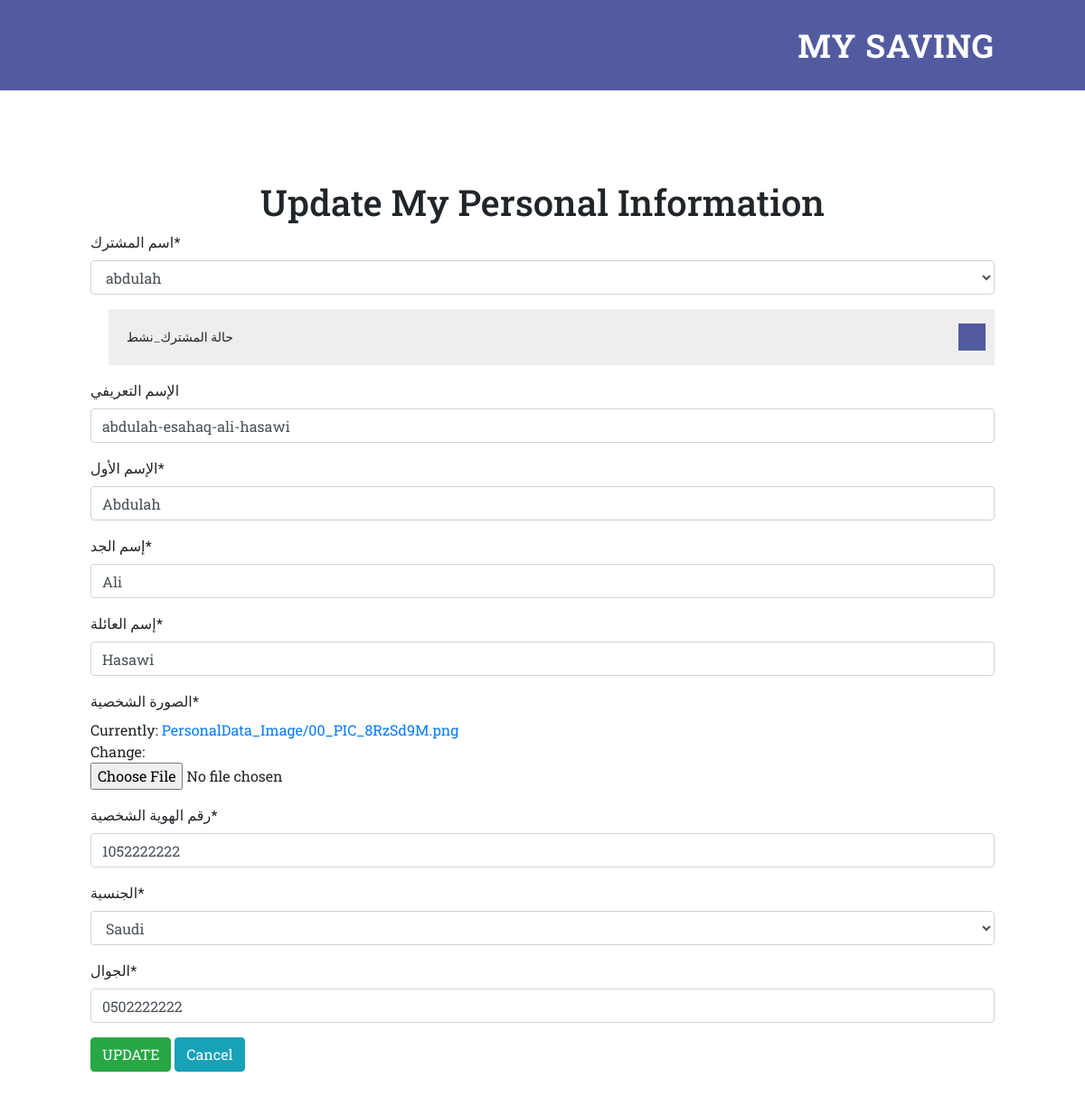
Screenshot of /accounts/my_personal_update/2/ with the database file from the repository.
### accounts/models.py (models this page shows, shortened)
class PersonalData_MODEL(models.Model):
    SAUDI    = 'SA'
    BAHRAIN  = 'BA'
    OMAN     = 'OM'
    QATAR    = 'QA'
    KUWAIT   = 'KU'
    EMIRATES = 'EM'
    YEMEN    = 'YE'
    NATIONALITY_CHOICES = [
        (SAUDI,    'Saudi'),
        (BAHRAIN,  'Bahrain'),
        (OMAN,     'Oman'),
        (QATAR,    'Qatar'),
        (KUWAIT,   'Kuwait'),
        (EMIRATES, 'Emirates'),
        (YEMEN,    'Yemen'),
]
    PER_User                   = models.OneToOneField(User                         , on_delete=models.CASCADE                 , verbose_name="اسم المشترك")
    PER_Avialable              = models.BooleanField(default=True                  , db_index=True , blank=False , null=False , verbose_name="حالة المشترك_نشط")
    FER_Slug                   = models.SlugField(unique=False                     , db_index=True , blank=True  , null=False , verbose_name="الإسم التعريفي")
    PER_FirstName              = models.CharField(max_length=50                    , db_index=True , blank=False , null=False , verbose_name="الإسم الأول")
    PER_FatherName             = models.CharField(max_length=50                    , db_index=True , blank=False , null=False , verbose_name="إسم الاب")
    PER_GrandFatherName        = models.CharField(max_length=50                    , db_index=True , blank=False , null=False , verbose_name="إسم الجد")
    PER_FamilyName             = models.CharField(max_length=50                    , db_index=True , blank=False , null=False , verbose_name="إسم العائلة")
    PER_ImgePersonal           = models.ImageField(upload_to='PersonalData_Image/' , db_index=True , blank=False , null=False , verbose_name="الصورة الشخصية"      ,default='Default_Image.png')
    PER_IdNumber               = models.CharField(max_length=50                    , db_index=True , blank=False , null=False , verbose_name="رقم الهوية الشخصية")
    PER_Nationality            = models.CharField(max_length=2                     , db_index=True , blank=False , null=False , verbose_name="الجنسية"             , choices=NATIONALITY_CHOICES, default=SAUDI)
    PER_Mobile                 = models.CharField(max_length=10                    , db_index=True , blank=False , null=False , verbose_name="الجوال")
    PER_Date_joined            = models.DateTimeField(                               db_index=True , auto_now_add=True,verbose_name="تاريخ الإنضمام للجمعية")
    class Meta:
        ordering = ['PER_User']
    def create_personal_data(sender, **kwargs):
        if kwargs['created']: #'created' إذا كان هناك بيانات تم إستقبالها اطبع هذه الكلمة
            PersonalData_MODEL.objects.create(PER_Customer=kwargs['instance']) #التي أستقبلتها "'instance'"جديد بناء على  معلومات المستخدم "PersonalData_MODEL" قم بإنشاء ملف
    post_save.connect(create_personal_data , sender=User)

### accounts/views.py (the view)
# urls.py: path('my_personal_update/<int:pk>/'          , views.My_Personal_Data_Update.as_view()         , name='My_Personal_Data_Update_URL'),
class My_Personal_Data_Update(UpdateView):
        model = PersonalData_MODEL # Data Table
        template_name = 'registration/my_personal_Update.html'# The Page HTML to Display
        success_url = reverse_lazy('My_Personal_Data_Update_Done_URL')# Go to This Page After Successful Operation
        fields = [ # Fields Table
            'PER_User'              ,
            'PER_Avialable'             ,
            'FER_Slug'                  ,
            'PER_FirstName'             ,
            'PER_GrandFatherName'       ,
            'PER_FamilyName'             ,
            'PER_ImgePersonal'          ,
            'PER_IdNumber'              ,
            'PER_Nationality'           ,
            'PER_Mobile'                ,
            ]

### accounts/templates/registration/my_personal_Update.html (shortened to what this page needs)
{% extends "commons/base.html" %}
{% load static %}
{% load crispy_forms_tags %}
{% block Page_Title  %}
<div class="row justify-content-center">
<h1>Update My Personal Information</h1>
</div>
{% endblock Page_Title %}
{% block Contents_Page %}
<form enctype="multipart/form-data" " method="post" novalidate>
        {{ form|crispy }}
                <button type="submit" class="btn btn-success">Update</button>
                <a href="{% url 'My_Housing_Data_Detail_ID_URL' user.pk %}" class="btn btn-info">Cancel</a>
</form>
{% endblock Contents_Page %}

### static/assets/css/templatemo-style.css (style rules this page uses)
body { font-family: 'Roboto Slab', sans-serif; }
input, select, textarea { outline: none; }
.primary-button a, button { font-size: 14px; font-weight: 700; text-transform: uppercase; background-color: transparent; display: inline-block; padding: 8px 20px; color: #535ba0; border: 2px solid #535ba0; transition: all 0.5s; }
input[type="checkbox"] + label, input[type="radio"] + label { text-decoration: none; cursor: pointer; display: inline-block; font-size: 14px; letter-spacing: 0; text-transform: none; font-weight: 300; background-color: #eee; padding: 20px; padding-right: 1rem; position: relative; min-width: 180px; width: 100%; display: inline-block; line-height: 22px; }
input[type="checkbox"] + label:before, input[type="radio"] + label:before { -moz-osx-font-smoothing: grayscale; -webkit-font-smoothing: antialiased; font-family: FontAwesome; font-style: normal; font-weight: normal; text-transform: none !important; }
input[type="checkbox"] + label:before, input[type="radio"] + label:before { border-radius: 0px; background-color: #fff; content: ''; display: inline-block; line-height: 30px; position: absolute; text-align: center; width: 30px; height: 30px; top: 50%; transform: translateY(-50%); right: 10px; }
input[type="checkbox"]:checked + label:before, input[type="radio"]:checked + label:before { content: '\f00c'; background-color: #535ba0; color: #fff; }
input[type="checkbox"] + label:before { border-radius: 0; }

### rows the page displays
PersonalData_MODEL: PER_User "abdulah", FER_Slug "abdulah-esahaq-ali-hasawi", PER_FirstName "Abdulah", PER_GrandFatherName "Ali", PER_FamilyName "Hasawi", PER_IdNumber "1052222222", PER_Nationality "Saudi", PER_Mobile "0502222222"
